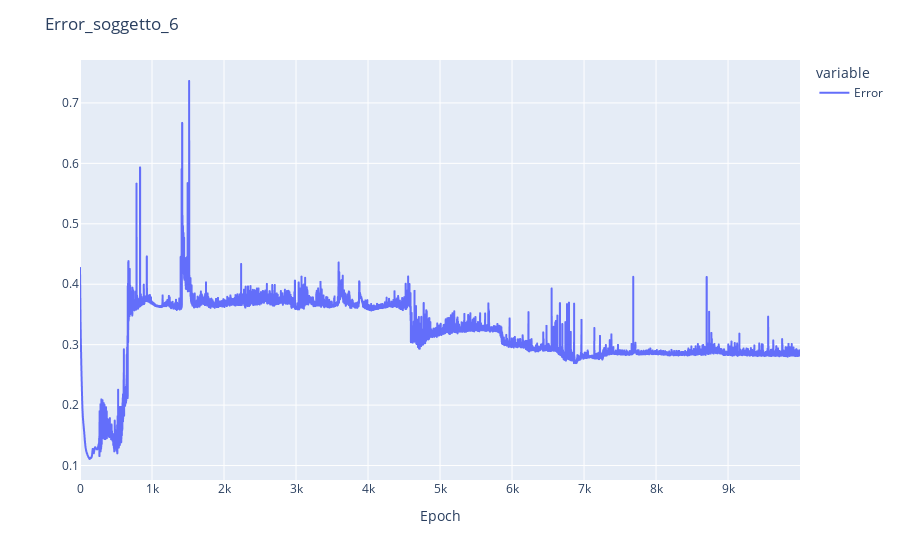

Notebook source saved alongside this figure:
### Code cell
fig = px.line(df_model_history[["Error"]])
fig.update_layout(title="Error_"+soggetto,
                   xaxis_title='Epoch',
                   yaxis_title='',
                   hovermode='x unified')
#fig.write_html("Error and temperature.html")
#fig.write_image("error_temperature.png")
fig.show()

### Figure 1 — Plotly figure (JSON) as saved in the notebook; plotly's stock layout.template omitted (floating-point values rounded to 4 significant figures; data arrays with more than 128 entries replaced by an {"elided": "..."} marker saying what was removed)
{"data": [{"hovertemplate": "variable=Error<br>index=%{x}<br>value=%{y}<extra></extra>", "legendgroup": "Error", "line": {"color": "#636efa", "dash": "solid"}, "marker": {"symbol": "circle"}, "mode": "lines", "name": "Error", "showlegend": true, "type": "scattergl", "x": {"elided": "10000 int values"}, "xaxis": "x", "y": {"elided": "10000 float values"}, "yaxis": "y"}], "layout": {"hovermode": "x unified", "legend": {"title": {"text": "variable"}, "tracegroupgap": 0}, "margin": {"t": 60}, "title": {"text": "Error_soggetto_6"}, "xaxis": {"anchor": "y", "domain": [0, 1], "title": {"text": "Epoch"}}, "yaxis": {"anchor": "x", "domain": [0, 1], "title": {"text": ""}}}}
